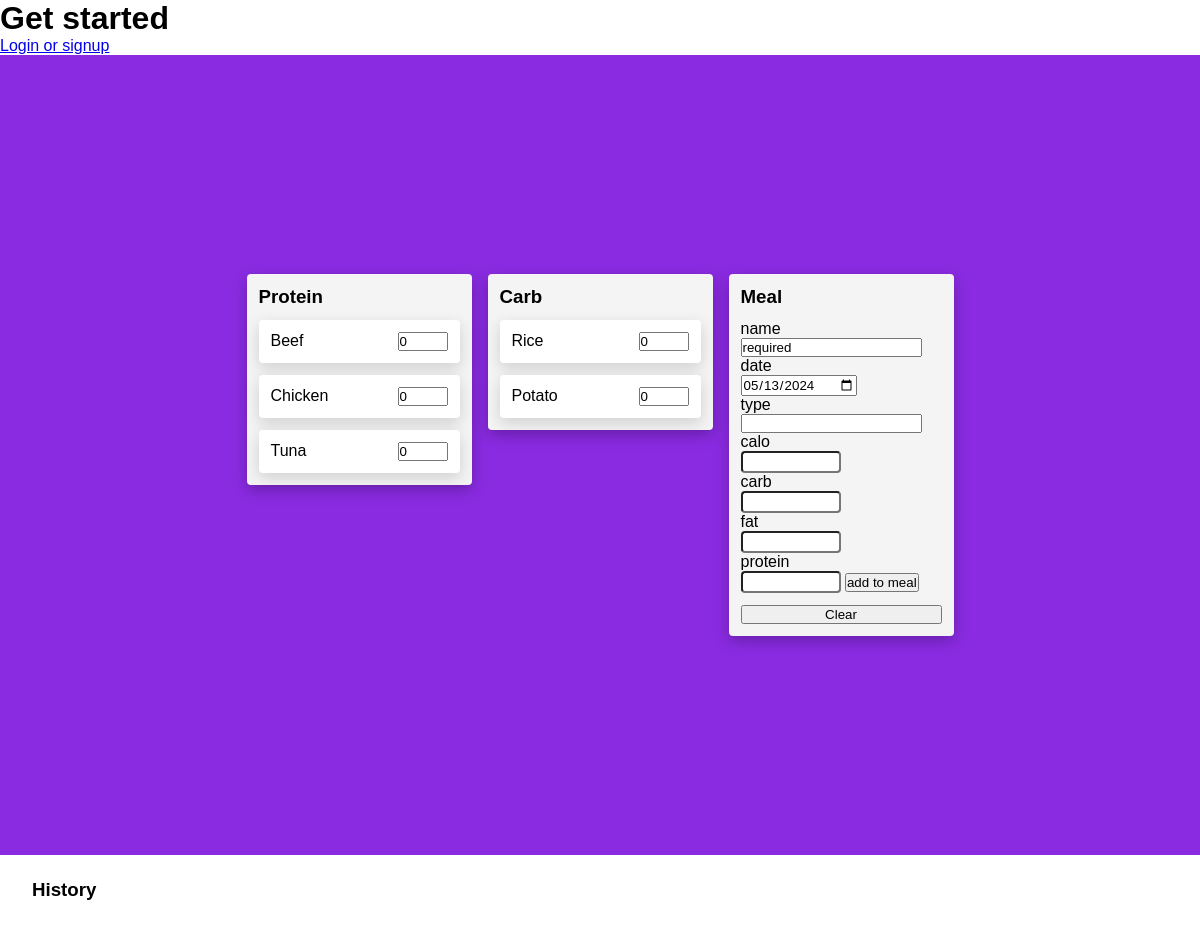
The page / on the database its author committed.
### tracker/models.py (models this page shows)
class Ingredient(models.Model):
    name = models.CharField(max_length=100)
    type = models.CharField(max_length=100)
    calo = models.IntegerField(null=True, blank=True)
    carb = models.IntegerField(null=True, blank=True)
    fat = models.IntegerField(null=True, blank=True)
    protein = models.IntegerField(null=True, blank=True)

### tracker/views.py (the view)
# urls.py: 2. Add a URL to urlpatterns:  path('', views.home, name='home')
def home(request):
    ingres = Ingredient.objects.all()
    meals = Meal.objects.all()
    return render(request, 'home.html', {
        'ingres' : ingres,
        'meals' : meals
    })

### templates/home.html (shortened to what this page needs)
{% load static %}
<!DOCTYPE html>
<html lang="en">
<head>
    <link rel="stylesheet" href="{% static 'css/home.css' %}">
</head>
<body>
    <div class="title">
        {% if user.is_authenticated %}
        <h1>Welcome, {{user.username}}</h1>
        <a href="logout">Logout</a>
        {% else %}
        <h1>Get started</h1>
        <a href="login">Login or signup</a>
        {% endif %}
    </div>
    <div class="container">
        <div class="lanes">
            <div class="swim-lane" id="protein-lane">
                <h3>Protein</h3>
                {% for ingre in ingres %}
                {% if ingre.type == "Protein" %}
                <div id={{ingre.name}} class="ingre" draggable="true">
                    <p>{{ingre.name}}</p>
                    <input type="text" name="a" class="input" value="0">
                </div>
                {% endif %}
                {% endfor %}
            </div>
            <div class="swim-lane" id="carb-lane">
                <h3>Carb</h3>
                {% for ingre in ingres %}
                {% if ingre.type == "Carb" %}
                <div id={{ingre.name}} class="ingre" draggable="true">
                    <p>{{ingre.name}}</p>
                    <input type="text" name="" class="input" value="0">
                </div>
                {% endif %}
                {% endfor %}
            </div>
            <div class="swim-lane" id="meal-lane">
                <h3>Meal</h3>
                <form id="meal-form" method="POST">
                    <p>name</p>
                    <input type="text" name="username" id="username" value={{user.username}} required>
                    <p>date</p>
                    <input type="date" id="date" required/>
                    <p>type</p>
                    <input type="text" list="browsers" id="type" required>
                    <p>calo</p>
                    <input class="sum" id="sum-calo" required></input>
                    <p>carb</p>
                    <input class="sum" id="sum-carb" required></input>
                    <p>fat</p>
                    <input class="sum" id="sum-fat" required></input>
                    <p>protein</p>
                    <input class="sum" id="sum-protein" required></input>
                    <input type="submit" id="add" value="add to meal"></input>
                </form>
                <button type="button" id="clr">Clear</button>
            </div>
        </div>
    </div>
    <div>
        <div class="lanes">
            <h3>History</h3>
        </div>
    </div>
</body>
</html>

### static/css/home.css (style rules this page uses)
* { margin: 0; padding: 0; font-family: 'Poppins', sans-serif; box-sizing: border-box; }
.container { width: 100%; min-height: 100vh; background: blueviolet; display: flex; align-items: center; justify-content: center; }
.lanes { display: flex; align-items: flex-start; justify-content: start; gap: 16px; padding: 24px 32px; height: 100%; }
.swim-lane { display: flex; flex-direction: column; gap: 12px; background: #f4f4f4; box-shadow: 0px 5px 15px rgba(0, 0, 0, 0.25); padding: 12px; border-radius: 4px; width: 225px; min-height: 120px; flex-shrink: 0; }
.ingre { display: flex; justify-content: space-between; background-color: white; color: black; box-shadow: 0px 5px 15px rgba(0, 0, 0, 0.15); padding: 12px; border-radius: 4px; font-size: 16px; cursor: move; }
.input { width: 50px; align-items: center; }
.sum { color: black; border-radius: 4px; font-size: 16px; }
.sum { width: 100px; }

### rows shown on the page
Ingredient: name "Beef"
Ingredient: name "Chicken"
Ingredient: name "Tuna"
Ingredient: name "Rice"
Ingredient: name "Potato"
